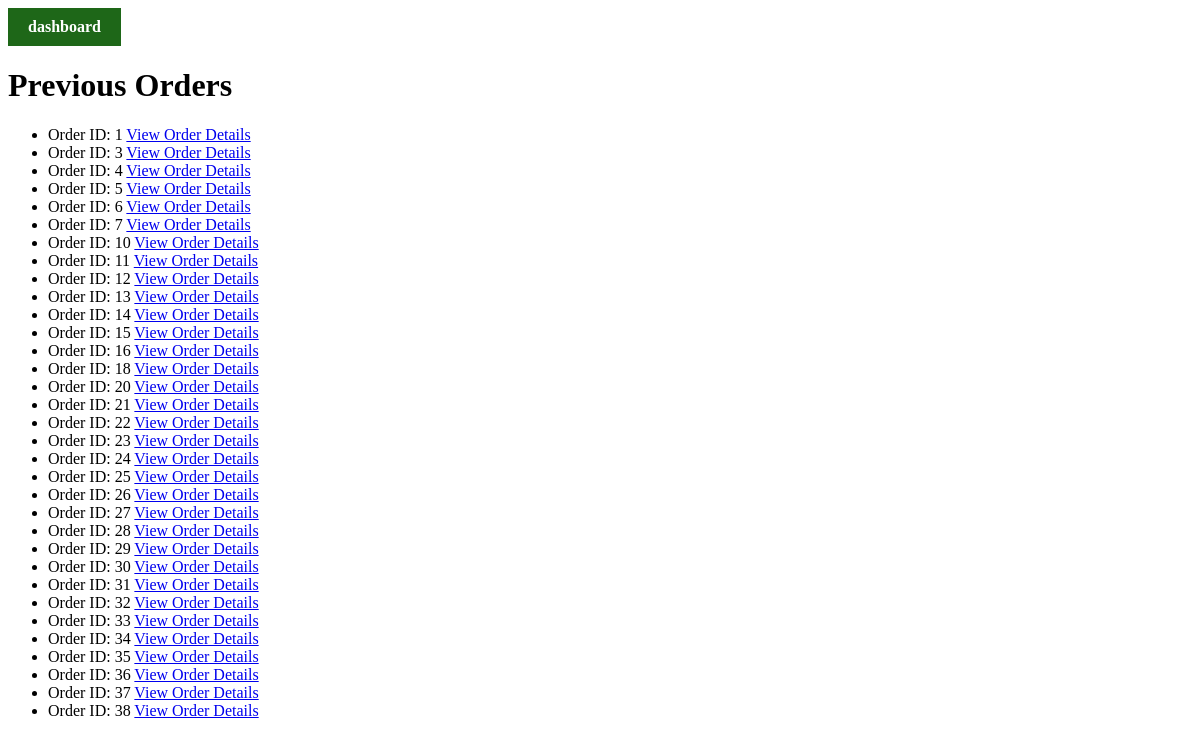
Page /orders (signed in) on the committed database.
### models.py (models this page shows)
class Order(db.Model):
    id = db.Column(db.Integer, primary_key=True)
    user_id = db.Column(db.Integer, db.ForeignKey('user.id'), nullable=False)
    overall_total = db.Column(db.Float, nullable=False, default=0.0)
    cart_items = db.relationship('CartItem', backref='order')

### app.py (the view)
@app.route('/orders')
@login_required
def orders():
    user_orders = Order.query.filter_by(user_id=current_user.id).all()
    return render_template('orders.html', orders=user_orders)

### app.py (called while the page is built)
@login_manager.user_loader
def load_user(user_id):
    return User.query.get(int(user_id))

### templates/orders.html (shortened to what this page needs)
<!DOCTYPE html>
<html>
<head>
    <link rel="stylesheet" href="{{ url_for('static', filename='cart.css') }}">
</head>
<body>
    <a href="{{ url_for('user_dashboard') }}" class="checkout-button">dashboard</a>
    <h1>Previous Orders</h1>
    <ul>
        {% for order in orders %}
            <li>
                Order ID: {{ order.id }}
                <a href="{{ url_for('order_details', order_id=order.id) }}">View Order Details</a>
            </li>
        {% endfor %}
    </ul>
</body>
</html>

### static/cart.css (style rules this page uses)
.checkout-button { display: inline-block; padding: 10px 20px; background-color: #1e6718; color: #fff; text-decoration: none; font-weight: bold; border: none; cursor: pointer; }

### rows in the picture
Order: id "1"
Order: id "3"
Order: id "4"
Order: id "5"
Order: id "6"
Order: id "7"
Order: id "10"
Order: id "11"
Order: id "12"
Order: id "13"
Order: id "14"
Order: id "15"
Order: id "16"
Order: id "18"
Order: id "20"
Order: id "21"
Order: id "22"
Order: id "23"
Order: id "24"
Order: id "25"
Order: id "26"
Order: id "27"
Order: id "28"
Order: id "29"
Order: id "30"
Order: id "31"
Order: id "32"
Order: id "33"
Order: id "34"
Order: id "35"
Order: id "36"
Order: id "37"
Order: id "38"
